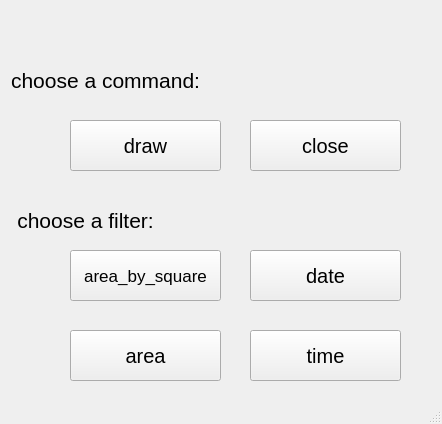
<?xml version="1.0" encoding="UTF-8"?>
<ui version="4.0">
 <class>MainWindow</class>
 <widget class="QMainWindow" name="MainWindow">
  <property name="geometry">
   <rect>
    <x>0</x>
    <y>0</y>
    <width>442</width>
    <height>424</height>
   </rect>
  </property>
  <property name="windowTitle">
   <string>MainWindow</string>
  </property>
  <widget class="QWidget" name="centralwidget">
   <widget class="QPushButton" name="PushButton">
    <property name="geometry">
     <rect>
      <x>250</x>
      <y>120</y>
      <width>151</width>
      <height>51</height>
     </rect>
    </property>
    <property name="font">
     <font>
      <pointsize>15</pointsize>
     </font>
    </property>
    <property name="text">
     <string>close</string>
    </property>
   </widget>
   <widget class="QPushButton" name="PushButton_2">
    <property name="geometry">
     <rect>
      <x>70</x>
      <y>120</y>
      <width>151</width>
      <height>51</height>
     </rect>
    </property>
    <property name="font">
     <font>
      <pointsize>15</pointsize>
     </font>
    </property>
    <property name="text">
     <string>draw</string>
    </property>
   </widget>
   <widget class="QPushButton" name="PushButton_3">
    <property name="geometry">
     <rect>
      <x>250</x>
      <y>250</y>
      <width>151</width>
      <height>51</height>
     </rect>
    </property>
    <property name="font">
     <font>
      <pointsize>15</pointsize>
     </font>
    </property>
    <property name="text">
     <string>date</string>
    </property>
   </widget>
   <widget class="QPushButton" name="PushButton_4">
    <property name="geometry">
     <rect>
      <x>70</x>
      <y>250</y>
      <width>151</width>
      <height>51</height>
     </rect>
    </property>
    <property name="font">
     <font>
      <pointsize>13</pointsize>
     </font>
    </property>
    <property name="text">
     <string>area_by_square</string>
    </property>
   </widget>
   <widget class="QPushButton" name="PushButton_5">
    <property name="geometry">
     <rect>
      <x>250</x>
      <y>330</y>
      <width>151</width>
      <height>51</height>
     </rect>
    </property>
    <property name="font">
     <font>
      <pointsize>15</pointsize>
     </font>
    </property>
    <property name="text">
     <string>time</string>
    </property>
   </widget>
   <widget class="QPushButton" name="PushButton_6">
    <property name="geometry">
     <rect>
      <x>70</x>
      <y>330</y>
      <width>151</width>
      <height>51</height>
     </rect>
    </property>
    <property name="font">
     <font>
      <pointsize>15</pointsize>
     </font>
    </property>
    <property name="text">
     <string>area</string>
    </property>
   </widget>
   <widget class="QLabel" name="label">
    <property name="geometry">
     <rect>
      <x>-10</x>
      <y>50</y>
      <width>231</width>
      <height>61</height>
     </rect>
    </property>
    <property name="font">
     <font>
      <pointsize>16</pointsize>
     </font>
    </property>
    <property name="layoutDirection">
     <enum>Qt::RightToLeft</enum>
    </property>
    <property name="text">
     <string>choose a command:</string>
    </property>
    <property name="textFormat">
     <enum>Qt::AutoText</enum>
    </property>
    <property name="scaledContents">
     <bool>false</bool>
    </property>
    <property name="alignment">
     <set>Qt::AlignCenter</set>
    </property>
   </widget>
   <widget class="QLabel" name="label_2">
    <property name="geometry">
     <rect>
      <x>-30</x>
      <y>190</y>
      <width>231</width>
      <height>61</height>
     </rect>
    </property>
    <property name="font">
     <font>
      <pointsize>16</pointsize>
     </font>
    </property>
    <property name="layoutDirection">
     <enum>Qt::RightToLeft</enum>
    </property>
    <property name="text">
     <string>choose a filter:</string>
    </property>
    <property name="textFormat">
     <enum>Qt::AutoText</enum>
    </property>
    <property name="scaledContents">
     <bool>false</bool>
    </property>
    <property name="alignment">
     <set>Qt::AlignCenter</set>
    </property>
   </widget>
  </widget>
  <widget class="QStatusBar" name="statusbar"/>
 </widget>
 <resources/>
 <connections/>
</ui>
